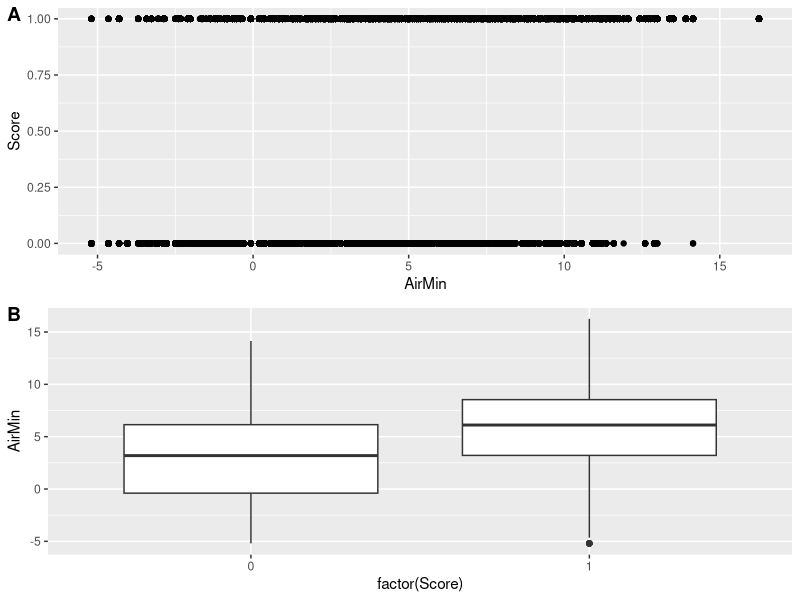
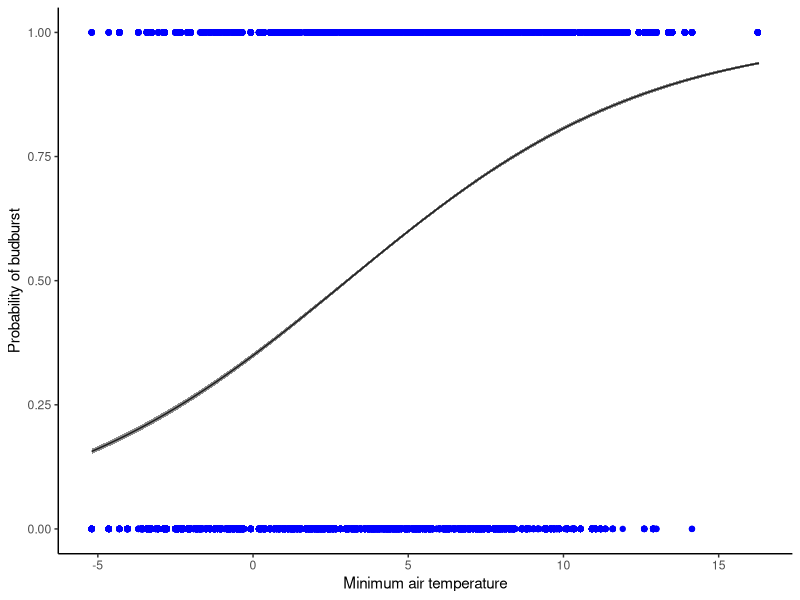

Write R code to recreate these figures, in order.
# set environment and read in data
rm(list=ls())
girth<-read.csv("../data/girth.csv")
#head(girth)
pheno<-read.csv("../data/phenology.csv")
#head(pheno)
trees<-read.csv("../data/trees.csv")
#head(trees)
silweather<-read.csv("../data/SilwoodWeatherDaily.csv")
#head(silweather)




# line up date in silweather to match with data, then merge
for (i in 1:nrow(silweather)){
  silweather$TIMESTAMP[i] <- gsub(pattern = " 9:00", x=silweather$TIMESTAMP[i], replacement="")
}
silweather$Date<-silweather$TIMESTAMP
silweather$TIMESTAMP<-NULL
data<-merge(pheno, silweather, by="Date")



# remove <> from scores and turn them into numbers
data$Score <- gsub("[<>]", "", data$Score)
data$Score<- as.numeric(data$Score)
# remove outliers and nas
data <- data[data$Score <= 6, ]
data <- data[is.na(data$Score)==F, ]






# check out data
#hist(data$Air_Temp..Deg.C...Smp.)
#hist(data$Grass_Temp..Deg.C...Smp.)
#hist(data$Soil_Temp_2in...Deg.C...Smp.)
#hist(data$Soil_Temp_4in...Deg.C...Smp.)
#hist(data$Air_Temp_Max...Deg.C...Max.)
#hist(data$Air_Temp_Min...Deg.C...Min.)
#hist(data$Grass_Temp_Max..Deg.C...Max.)
#hist(data$Grass_Temp_Min..Deg.C...Min.)
#hist(data$Rain_mm_Tot...mm...Tot.)


data$remarks=NULL
colSums(is.na(data))
data<-na.omit(data)


  

# new data set with only relevent columns
data2<-data[c(1,4,7,10,11,13,14)]

# renaming columns
names(data2)[3]<-"GrassTemp"
names(data2)[4]<-"AirMax"
names(data2)[5]<-"AirMin"
names(data2)[6]<-"GrassMin"
names(data2)[7]<-"Rain"

# create column month for which month each data point is in
# they are all between 04 and 06
data2$Date<-as.Date(data2$Date, format = "%d/%m/%Y")
data2$month <- NA
for (i in 1:nrow(data2)){
  data2$month[i] <- format(data2$Date[i], "%m")
}





data2$week<-NA
for (i in 1:nrow(data2)) {
  day <- as.integer(format(data2$Date[i], "%d"))
  if (data2$month[i]=="03"){
    data2$week[i] <- ifelse(day <= 7, 1,
                           ifelse(day <= 15, 2,
                                  ifelse(day <= 23, 3, 4)))
  }
  if (data2$month[i]=="04"){
    data2$week[i] <- ifelse(day <= 7, 5,
                            ifelse(day <= 15, 6,
                                   ifelse(day <= 23, 7, 8)))
  }
  if (data2$month[i]=="05"){
    data2$week[i] <- ifelse(day <= 7, 9,
                            ifelse(day <= 15, 10,
                                   ifelse(day <= 23, 11, 12)))
  }
  if (data2$month[i]=="06"){
    data2$week[i] <- ifelse(day <= 7, 13,
                            ifelse(day <= 15, 14,
                                   ifelse(day <= 23, 15, 16)))
  }
}



# change scores to be binary
for (i in 1:nrow(data2)) {
  if (data2$Score[i] %in% c("1", "2", "3")){
    data2$Score[i] = 0
  }
}
for (i in 1:nrow(data2)) {
  if (data2$Score[i] %in% c("4", "5", "6")){
    data2$Score[i] = 1
  }
}


# plots
require(ggplot2)
require(ggpubr)
scatterplot<-ggplot(data2, aes(x=AirMin, y=Score))+
  geom_point()
boxplot<-ggplot(data2, aes(x=factor(Score),y=AirMin))+
  geom_boxplot()
ggarrange(scatterplot, boxplot, labels=c("A","B"), ncol=1, nrow=2)

# Convert 'Score' to a logical binary variable
#data2$Score <- as.logical(data2$Score)
# Convert 'Score' to a factor with levels "0" and "1"
#data2$Score <- factor(data2$Score, levels = c(0, 1), labels = c(TRUE, FALSE))

m1<-glm(Score~AirMin, data=data2, family="binomial")
summary(m1)
anova(m1,test="Chisq")

range(data2$AirMin)
new_data<-data.frame(AirMin=seq(from=-5.2, to=16.3, length=100))
predictions<- predict(m1, newdata = new_data, type = "link", se.fit = TRUE)
new_data$pred<- predictions$fit
new_data$se<- predictions$se.fit
new_data$upperCI<- new_data$pred+(new_data$se*1.96)
new_data$lowerCI<- new_data$pred-(new_data$se*1.96)

ggplot(new_data, aes(x=AirMin, y=plogis(pred)))+ 
  geom_line(col="black")+
  geom_point(data2, mapping = aes(x=AirMin, y=Score), col="blue")+
  geom_ribbon(aes(ymin=plogis(lowerCI), ymax=plogis(upperCI), alpha=0.2), show.legend = FALSE)+ 
  labs(y="Probability of budburst", x="Minimum air temperature")+
  theme_classic()

